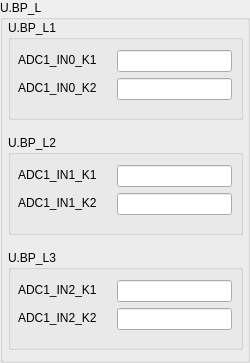
           <widget class="QGroupBox" name="groupBox_59">
            <property name="minimumSize">
             <size>
              <width>250</width>
              <height>250</height>
             </size>
            </property>
            <property name="maximumSize">
             <size>
              <width>250</width>
              <height>400</height>
             </size>
            </property>
            <property name="styleSheet">
             <string notr="true"/>
            </property>
            <property name="title">
             <string>U.BP_L</string>
            </property>
            <layout class="QVBoxLayout" name="verticalLayout_24">
             <property name="spacing">
              <number>15</number>
             </property>
             <property name="leftMargin">
              <number>5</number>
             </property>
             <property name="topMargin">
              <number>0</number>
             </property>
             <property name="rightMargin">
              <number>11</number>
             </property>
             <property name="bottomMargin">
              <number>10</number>
             </property>
             <item>
              <widget class="QGroupBox" name="groupBox_60">
               <property name="minimumSize">
                <size>
                 <width>235</width>
                 <height>100</height>
                </size>
               </property>
               <property name="maximumSize">
                <size>
                 <width>235</width>
                 <height>100</height>
                </size>
               </property>
               <property name="styleSheet">
                <string notr="true"/>
               </property>
               <property name="title">
                <string>U.BP_L1</string>
               </property>
               <widget class="QWidget" name="layoutWidget_41">
                <property name="geometry">
                 <rect>
                  <x>0</x>
                  <y>30</y>
                  <width>231</width>
                  <height>65</height>
                 </rect>
                </property>
                <layout class="QFormLayout" name="formLayout_47">
                 <property name="horizontalSpacing">
                  <number>20</number>
                 </property>
                 <property name="leftMargin">
                  <number>10</number>
                 </property>
                 <property name="topMargin">
                  <number>0</number>
                 </property>
                 <item row="0" column="0">
                  <widget class="QLabel" name="label_117">
                   <property name="maximumSize">
                    <size>
                     <width>90</width>
                     <height>20</height>
                    </size>
                   </property>
                   <property name="text">
                    <string>ADC1_IN0_K1</string>
                   </property>
                  </widget>
                 </item>
                 <item row="0" column="1">
                  <widget class="QLineEdit" name="lineEdit_79">
                   <property name="maximumSize">
                    <size>
                     <width>115</width>
                     <height>30</height>
                    </size>
                   </property>
                  </widget>
                 </item>
                 <item row="1" column="0">
                  <widget class="QLabel" name="label_118">
                   <property name="maximumSize">
                    <size>
                     <width>90</width>
                     <height>20</height>
                    </size>
                   </property>
                   <property name="text">
                    <string>ADC1_IN0_K2</string>
                   </property>
                  </widget>
                 </item>
                 <item row="1" column="1">
                  <widget class="QLineEdit" name="lineEdit_80">
                   <property name="maximumSize">
                    <size>
                     <width>115</width>
                     <height>30</height>
                    </size>
                   </property>
                  </widget>
                 </item>
                </layout>
               </widget>
              </widget>
             </item>
             <item>
              <widget class="QGroupBox" name="groupBox_61">
               <property name="minimumSize">
                <size>
                 <width>235</width>
                 <height>100</height>
                </size>
               </property>
               <property name="maximumSize">
                <size>
                 <width>235</width>
                 <height>100</height>
                </size>
               </property>
               <property name="title">
                <string>U.BP_L2</string>
               </property>
               <widget class="QWidget" name="layoutWidget_42">
                <property name="geometry">
                 <rect>
                  <x>0</x>
                  <y>30</y>
                  <width>231</width>
                  <height>115</height>
                 </rect>
                </property>
                <layout class="QFormLayout" name="formLayout_48">
                 <property name="horizontalSpacing">
                  <number>20</number>
                 </property>
                 <property name="leftMargin">
                  <number>10</number>
                 </property>
                 <property name="topMargin">
                  <number>0</number>
                 </property>
                 <item row="0" column="0">
                  <widget class="QLabel" name="label_119">
                   <property name="maximumSize">
                    <size>
                     <width>90</width>
                     <height>20</height>
                    </size>
                   </property>
                   <property name="text">
                    <string>ADC1_IN1_K1</string>
                   </property>
                  </widget>
                 </item>
                 <item row="0" column="1">
                  <widget class="QLineEdit" name="lineEdit_81">
                   <property name="maximumSize">
                    <size>
                     <width>115</width>
                     <height>30</height>
                    </size>
                   </property>
                  </widget>
                 </item>
                 <item row="1" column="0">
                  <widget class="QLabel" name="label_120">
                   <property name="maximumSize">
                    <size>
                     <width>90</width>
                     <height>20</height>
                    </size>
                   </property>
                   <property name="text">
                    <string>ADC1_IN1_K2</string>
                   </property>
                  </widget>
                 </item>
                 <item row="1" column="1">
                  <widget class="QLineEdit" name="lineEdit_82">
                   <property name="maximumSize">
                    <size>
                     <width>115</width>
                     <height>30</height>
                    </size>
                   </property>
                  </widget>
                 </item>
                </layout>
               </widget>
              </widget>
             </item>
             <item>
              <widget class="QGroupBox" name="groupBox_62">
               <property name="minimumSize">
                <size>
                 <width>235</width>
                 <height>100</height>
                </size>
               </property>
               <property name="maximumSize">
                <size>
                 <width>235</width>
                 <height>100</height>
                </size>
               </property>
               <property name="title">
                <string>U.BP_L3</string>
               </property>
               <widget class="QWidget" name="layoutWidget_43">
                <property name="geometry">
                 <rect>
                  <x>0</x>
                  <y>30</y>
                  <width>231</width>
                  <height>65</height>
                 </rect>
                </property>
                <layout class="QFormLayout" name="formLayout_49">
                 <property name="horizontalSpacing">
                  <number>20</number>
                 </property>
                 <property name="leftMargin">
                  <number>10</number>
                 </property>
                 <property name="topMargin">
                  <number>0</number>
                 </property>
                 <item row="0" column="0">
                  <widget class="QLabel" name="label_121">
                   <property name="maximumSize">
                    <size>
                     <width>90</width>
                     <height>20</height>
                    </size>
                   </property>
                   <property name="text">
                    <string>ADC1_IN2_K1</string>
                   </property>
                  </widget>
                 </item>
                 <item row="0" column="1">
                  <widget class="QLineEdit" name="lineEdit_83">
                   <property name="maximumSize">
                    <size>
                     <width>115</width>
                     <height>30</height>
                    </size>
                   </property>
                  </widget>
                 </item>
                 <item row="1" column="0">
                  <widget class="QLabel" name="label_122">
                   <property name="maximumSize">
                    <size>
                     <width>90</width>
                     <height>20</height>
                    </size>
                   </property>
                   <property name="text">
                    <string>ADC1_IN2_K2</string>
                   </property>
                  </widget>
                 </item>
                 <item row="1" column="1">
                  <widget class="QLineEdit" name="lineEdit_84">
                   <property name="maximumSize">
                    <size>
                     <width>115</width>
                     <height>30</height>
                    </size>
                   </property>
                  </widget>
                 </item>
                </layout>
               </widget>
              </widget>
             </item>
            </layout>
           </widget>
